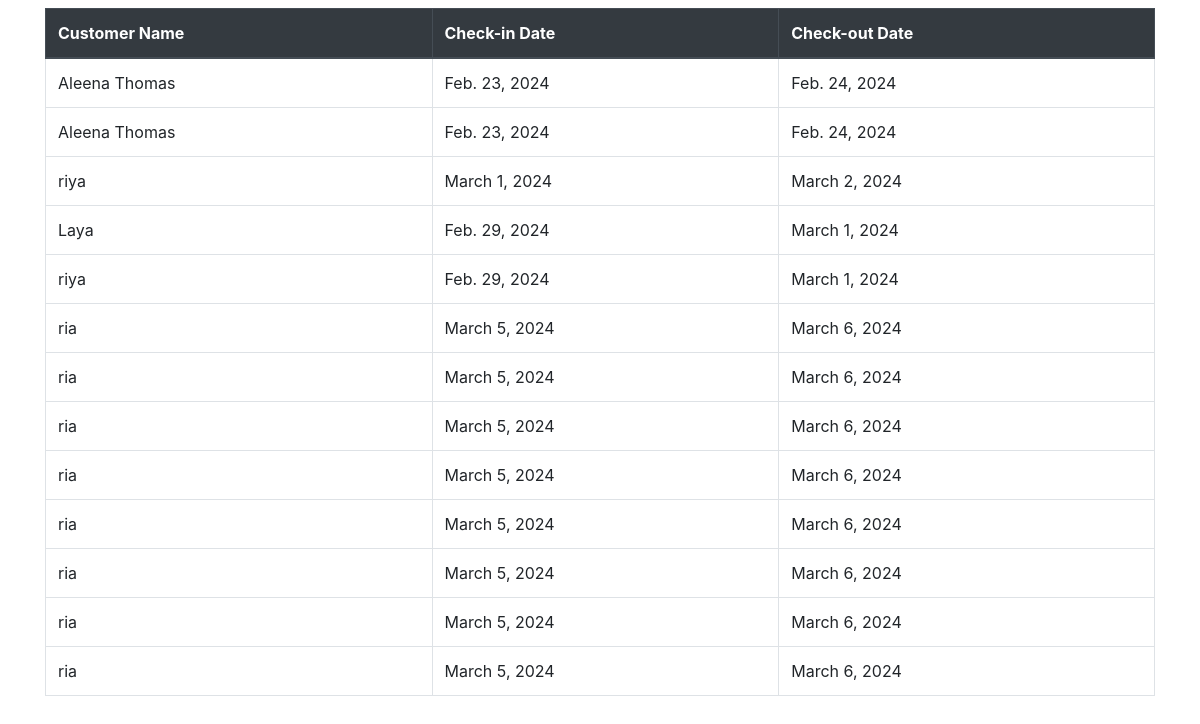
The page /seller_booking_display/ (signed in) on the database as committed earlier.
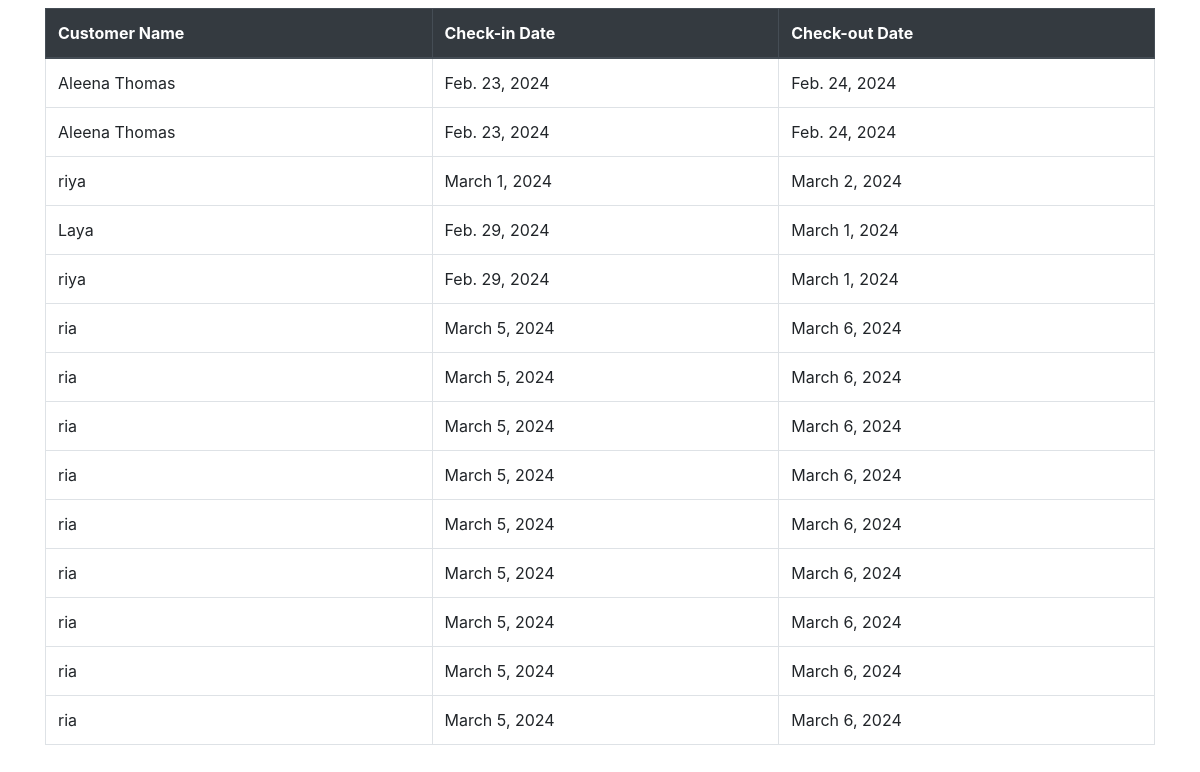
The same page on the database as committed later.
### storeapp/models.py (models this page shows)
class SaveBooking(models.Model):
    class BookingStatusChoices(models.TextChoices):
            PENDING = 'pending', 'Pending'
            SUCCESSFUL = 'successful', 'Successful'
            FAILED = 'failed', 'Failed'
    farm=models.ForeignKey(Farm_Booking, on_delete=models.CASCADE,default=2)
    user=models.ForeignKey(CustomUser, on_delete=models.CASCADE,default=6)
    total_price=models.DecimalField(max_digits=10, decimal_places=2,null=True)
    name=models.CharField(max_length=100)
    phone_no=models.CharField(max_length=15,null=True)
    rooms_booked=models.PositiveIntegerField(default=1,null=True)
    rooms_updated = models.BooleanField(default=False)
    check_in= models.DateField(default=timezone.now)
    check_out= models.DateField(default=timezone.now)
    adults=models.PositiveIntegerField(default=0,null=True)
    children=models.PositiveIntegerField(default=0,null=True)
    status = models.CharField(
    max_length=20, choices=BookingStatusChoices.choices, default=BookingStatusChoices.PENDING)
    def __str__(self):
        return self.name

### storeapp/views.py (the view)
# urls.py: path('seller_booking_display/',views.seller_booking_display,name='seller_booking_display'),
def seller_booking_display(request):
    seller = request.user
    farm = Farm.objects.get(seller=seller)
    bookings_data = SaveBooking.objects.filter(farm__farm_id=farm.id)
    context = {
        'seller': seller,
        'farm': farm,
        'bookings_data': bookings_data,
    }
    print(bookings_data)
    return render(request, 'seller_booking_display.html', context)

### template/seller_booking_display.html (shortened to what this page needs)
<!DOCTYPE html>
<html lang="en">
<head>
    <link href="https://maxcdn.bootstrapcdn.com/bootstrap/4.5.2/css/bootstrap.min.css" rel="stylesheet">
</head>
<body>
    <div class="container">
        <table class="table table-bordered mt-2">
            <thead class="thead-dark">
                <tr>
                    <th>Customer Name</th>
                    <th>Check-in Date</th>
                    <th>Check-out Date</th>
                </tr>
            </thead>
            <tbody>
                {% for booking in bookings_data %}
                    <tr>
                        <td>{{ booking.name }}</td>
                        <td>{{ booking.check_in }}</td>
                        <td>{{ booking.check_out }}</td>
                    </tr>
                {% empty %}
                    <tr><td colspan="3">No bookings available.</td></tr>
                {% endfor %}
            </tbody>
        </table>
    </div>
</body>
</html>

Rows that differ between the two databases and show on the page:
added SaveBooking: name "ria", check_in "March 5, 2024", check_out "March 6, 2024"
